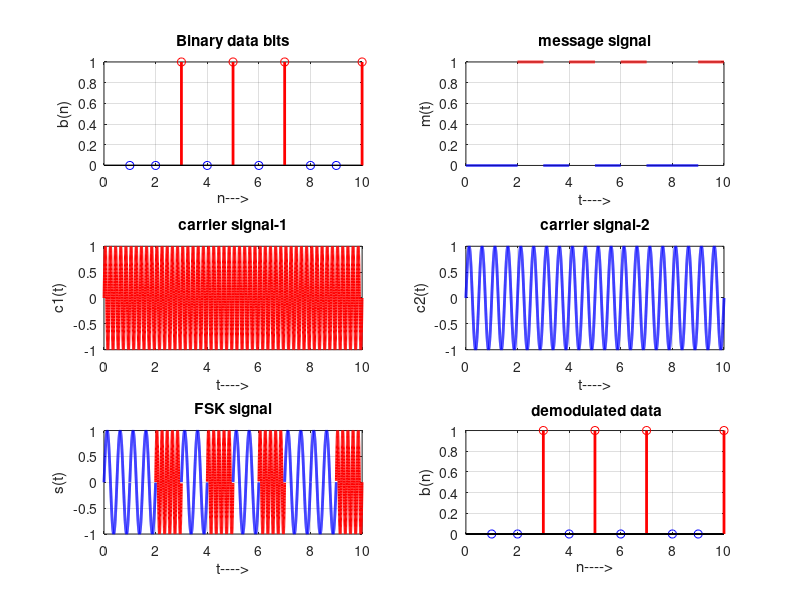

Write the MATLAB code that produced this figure.
%FSK
clc
clear all
close all

%Message signal generation
points=1000;
N=10;
subplot(321);
m = rand(1,N);
for i=1:N
if(m(i)>0.5)
    m(i)=1;
    stem(i,m(i),'r','LineWidth',2)
else
    m(i)=0;
    stem(i,m(i),'b','LineWidth',2)
end
hold on
end
title('Binary data bits');
xlabel('n--->');
ylabel('b(n)');
grid on

t = linspace(0,N,N*points);
M1=[];
M2=[];
j=1;
subplot(322);
for i=1:N
    if(m(i)==1)
        M1=[M1,ones(1,1000)];
        M2=[M2,zeros(1,1000)];
        plot(t(j:j+points-1),M1(j:j+points-1),'r','LineWidth',2);
    else
        M1=[M1,zeros(1,1000)];
        M2=[M2,ones(1,1000)];
        plot(t(j:j+points-1),M1(j:j+points-1),'b','LineWidth',2);
    end
    hold on
    j=j+1000;
end
title('message signal');xlabel('t---->');ylabel('m(t)');grid on;hold on;

%Carrier signal generation
fc1 = 5; fc2 = 2;
t = linspace(0,N,N*points);
c1 = sin(2*pi*fc1*t);
c2 = sin(2*pi*fc2*t);
subplot(323); 
plot(t,c1,'r','LineWidth',2);
title('carrier signal-1');xlabel('t---->');ylabel('c1(t)');grid on;
subplot(324); 
plot(t,c2,'b','LineWidth',2);
title('carrier signal-2');xlabel('t---->');ylabel('c2(t)');grid on; 

%FSK
j=1;
FSK=[];
subplot(325);
for i=1:N
    if(m(i)==1)
        FSK=[FSK,c1(j:j+points-1)]; 
        plot(t(j:j+points-1),FSK(j:j+points-1),'r','LineWidth',2)
    else
        FSK=[FSK,c2(j:j+points-1)];
        plot(t(j:j+points-1),FSK(j:j+points-1),'b','LineWidth',2)
    end
    hold on
    j=j+1000;
end
title('FSK signal');xlabel('t---->');ylabel('s(t)');grid on;hold on;

%Demodulation through correlation
DM=[];
j=1;
subplot(326);
for i=1:N
    x1=sum(c1(j:j+points-1).*FSK(j:j+points-1));
    x2=sum(c2(j:j+points-1).*FSK(j:j+points-1));
    x=x1-x2;
    if(x<0)
        DM=[DM,0];
        stem(i,DM(i),'b','LineWidth',2)
    else
        DM=[DM,1];
        stem(i,DM(i),'r','LineWidth',2)
    end
    hold on
    j=j+1000;
end
%Plot demodulated binary bits
title(' demodulated data');xlabel('n---->');ylabel('b(n)'); grid on;
